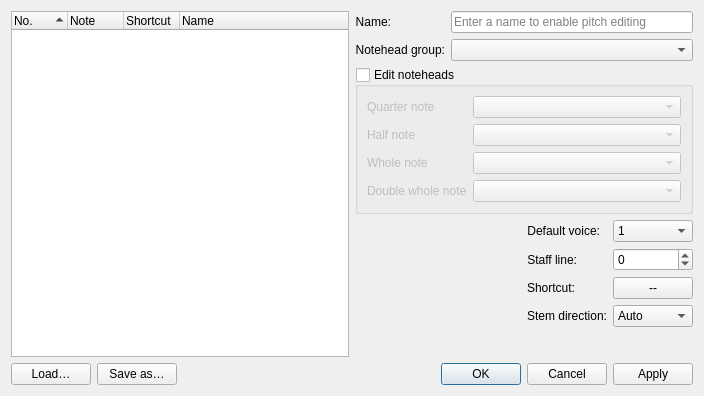
<?xml version="1.0" encoding="UTF-8"?>
<ui version="4.0">
 <class>EditDrumsetDialog</class>
 <widget class="QDialog" name="EditDrumsetDialog">
  <property name="geometry">
   <rect>
    <x>0</x>
    <y>0</y>
    <width>704</width>
    <height>396</height>
   </rect>
  </property>
  <property name="windowTitle">
   <string>Edit Drumset</string>
  </property>
  <layout class="QVBoxLayout" name="verticalLayout">
   <item>
    <layout class="QHBoxLayout" name="horizontalLayout_4">
     <item>
      <widget class="QTreeWidget" name="pitchList">
       <property name="minimumSize">
        <size>
         <width>250</width>
         <height>250</height>
        </size>
       </property>
       <property name="alternatingRowColors">
        <bool>true</bool>
       </property>
       <property name="indentation">
        <number>0</number>
       </property>
       <property name="rootIsDecorated">
        <bool>false</bool>
       </property>
       <property name="sortingEnabled">
        <bool>true</bool>
       </property>
       <property name="allColumnsShowFocus">
        <bool>true</bool>
       </property>
       <attribute name="headerMinimumSectionSize">
        <number>20</number>
       </attribute>
       <attribute name="headerDefaultSectionSize">
        <number>56</number>
       </attribute>
       <column>
        <property name="text">
         <string extracomment="Number">No.</string>
        </property>
       </column>
       <column>
        <property name="text">
         <string>Note</string>
        </property>
       </column>
       <column>
        <property name="text">
         <string>Shortcut</string>
        </property>
       </column>
       <column>
        <property name="text">
         <string>Name</string>
        </property>
       </column>
       <item>
        <property name="text">
         <string/>
        </property>
        <property name="text">
         <string/>
        </property>
        <property name="text">
         <string/>
        </property>
        <property name="text">
         <string/>
        </property>
       </item>
      </widget>
     </item>
     <item>
      <layout class="QFormLayout" name="formLayout_3">
       <item row="0" column="0">
        <widget class="QLabel" name="label">
         <property name="text">
          <string>Name:</string>
         </property>
         <property name="alignment">
          <set>Qt::AlignRight|Qt::AlignTrailing|Qt::AlignVCenter</set>
         </property>
         <property name="buddy">
          <cstring>name</cstring>
         </property>
        </widget>
       </item>
       <item row="0" column="1">
        <widget class="QLineEdit" name="name">
         <property name="placeholderText">
          <string>Enter a name to enable pitch editing</string>
         </property>
        </widget>
       </item>
       <item row="1" column="0">
        <widget class="QLabel" name="label_2">
         <property name="text">
          <string>Notehead group:</string>
         </property>
         <property name="alignment">
          <set>Qt::AlignRight|Qt::AlignTrailing|Qt::AlignVCenter</set>
         </property>
         <property name="buddy">
          <cstring>noteHead</cstring>
         </property>
        </widget>
       </item>
       <item row="1" column="1">
        <widget class="QComboBox" name="noteHead"/>
       </item>
       <item row="2" column="0" colspan="2">
        <widget class="QGroupBox" name="customGbox">
         <property name="title">
          <string>Edit noteheads</string>
         </property>
         <property name="checkable">
          <bool>true</bool>
         </property>
         <property name="checked">
          <bool>false</bool>
         </property>
         <layout class="QFormLayout" name="formLayout_2">
          <item row="0" column="0">
           <widget class="QLabel" name="quarterLbl">
            <property name="text">
             <string>Quarter note</string>
            </property>
            <property name="buddy">
             <cstring>quarterCmb</cstring>
            </property>
           </widget>
          </item>
          <item row="0" column="1">
           <widget class="QComboBox" name="quarterCmb"/>
          </item>
          <item row="1" column="0">
           <widget class="QLabel" name="halfLbl">
            <property name="text">
             <string>Half note</string>
            </property>
            <property name="buddy">
             <cstring>halfCmb</cstring>
            </property>
           </widget>
          </item>
          <item row="1" column="1">
           <widget class="QComboBox" name="halfCmb"/>
          </item>
          <item row="2" column="0">
           <widget class="QLabel" name="wholeLbl">
            <property name="text">
             <string>Whole note</string>
            </property>
            <property name="buddy">
             <cstring>wholeCmb</cstring>
            </property>
           </widget>
          </item>
          <item row="2" column="1">
           <widget class="QComboBox" name="wholeCmb"/>
          </item>
          <item row="3" column="0">
           <widget class="QLabel" name="doubleWholeLbl">
            <property name="text">
             <string>Double whole note</string>
            </property>
            <property name="buddy">
             <cstring>doubleWholeCmb</cstring>
            </property>
           </widget>
          </item>
          <item row="3" column="1">
           <widget class="QComboBox" name="doubleWholeCmb"/>
          </item>
         </layout>
        </widget>
       </item>
       <item row="3" column="0" colspan="2">
        <layout class="QHBoxLayout" name="horizontalLayout_2">
         <item>
          <spacer name="horizontalSpacer_3">
           <property name="orientation">
            <enum>Qt::Horizontal</enum>
           </property>
           <property name="sizeHint" stdset="0">
            <size>
             <width>0</width>
             <height>0</height>
            </size>
           </property>
          </spacer>
         </item>
         <item>
          <widget class="mu::palette::PaletteWidget" name="drumNote" native="true">
           <property name="sizePolicy">
            <sizepolicy hsizetype="Expanding" vsizetype="Expanding">
             <horstretch>0</horstretch>
             <verstretch>0</verstretch>
            </sizepolicy>
           </property>
           <property name="minimumSize">
            <size>
             <width>120</width>
             <height>0</height>
            </size>
           </property>
          </widget>
         </item>
         <item>
          <spacer name="horizontalSpacer_2">
           <property name="orientation">
            <enum>Qt::Horizontal</enum>
           </property>
           <property name="sizeHint" stdset="0">
            <size>
             <width>0</width>
             <height>0</height>
            </size>
           </property>
          </spacer>
         </item>
         <item>
          <layout class="QFormLayout" name="formLayout">
           <item row="0" column="0">
            <widget class="QLabel" name="label_5">
             <property name="text">
              <string>Default voice:</string>
             </property>
             <property name="alignment">
              <set>Qt::AlignRight|Qt::AlignTrailing|Qt::AlignVCenter</set>
             </property>
             <property name="buddy">
              <cstring>voice</cstring>
             </property>
            </widget>
           </item>
           <item row="0" column="1">
            <widget class="QComboBox" name="voice">
             <property name="minimumSize">
              <size>
               <width>50</width>
               <height>0</height>
              </size>
             </property>
             <item>
              <property name="text">
               <string>1</string>
              </property>
             </item>
             <item>
              <property name="text">
               <string>2</string>
              </property>
             </item>
             <item>
              <property name="text">
               <string>3</string>
              </property>
             </item>
             <item>
              <property name="text">
               <string>4</string>
              </property>
             </item>
            </widget>
           </item>
           <item row="1" column="0">
            <widget class="QLabel" name="label_3">
             <property name="text">
              <string>Staff line:</string>
             </property>
             <property name="alignment">
              <set>Qt::AlignRight|Qt::AlignTrailing|Qt::AlignVCenter</set>
             </property>
             <property name="buddy">
              <cstring>staffLine</cstring>
             </property>
            </widget>
           </item>
           <item row="1" column="1">
            <widget class="QSpinBox" name="staffLine">
             <property name="minimumSize">
              <size>
               <width>50</width>
               <height>0</height>
              </size>
             </property>
             <property name="minimum">
              <number>-12</number>
             </property>
            </widget>
           </item>
           <item row="2" column="0">
            <widget class="QLabel" name="label_6">
             <property name="text">
              <string>Shortcut:</string>
             </property>
             <property name="alignment">
              <set>Qt::AlignRight|Qt::AlignTrailing|Qt::AlignVCenter</set>
             </property>
            </widget>
           </item>
           <item row="3" column="0">
            <widget class="QLabel" name="label_4">
             <property name="text">
              <string>Stem direction:</string>
             </property>
             <property name="alignment">
              <set>Qt::AlignRight|Qt::AlignTrailing|Qt::AlignVCenter</set>
             </property>
             <property name="buddy">
              <cstring>stemDirection</cstring>
             </property>
            </widget>
           </item>
           <item row="3" column="1">
            <widget class="QComboBox" name="stemDirection">
             <property name="minimumSize">
              <size>
               <width>50</width>
               <height>0</height>
              </size>
             </property>
             <item>
              <property name="text">
               <string>Auto</string>
              </property>
             </item>
             <item>
              <property name="text">
               <string>Up</string>
              </property>
             </item>
             <item>
              <property name="text">
               <string>Down</string>
              </property>
             </item>
            </widget>
           </item>
           <item row="2" column="1">
            <widget class="QPushButton" name="shortcut">
             <property name="text">
              <string>--</string>
             </property>
            </widget>
           </item>
          </layout>
         </item>
        </layout>
       </item>
      </layout>
     </item>
    </layout>
   </item>
   <item>
    <layout class="QHBoxLayout" name="horizontalLayout">
     <item>
      <widget class="QPushButton" name="loadButton">
       <property name="text">
        <string>Load…</string>
       </property>
      </widget>
     </item>
     <item>
      <widget class="QPushButton" name="saveButton">
       <property name="text">
        <string>Save as…</string>
       </property>
      </widget>
     </item>
     <item>
      <spacer name="horizontalSpacer">
       <property name="orientation">
        <enum>Qt::Horizontal</enum>
       </property>
       <property name="sizeHint" stdset="0">
        <size>
         <width>0</width>
         <height>0</height>
        </size>
       </property>
      </spacer>
     </item>
     <item>
      <widget class="QDialogButtonBox" name="buttonBox">
       <property name="orientation">
        <enum>Qt::Horizontal</enum>
       </property>
       <property name="standardButtons">
        <set>QDialogButtonBox::Apply|QDialogButtonBox::Cancel|QDialogButtonBox::Ok</set>
       </property>
      </widget>
     </item>
    </layout>
   </item>
  </layout>
 </widget>
 <customwidgets>
  <customwidget>
   <class>mu::palette::PaletteWidget</class>
   <extends>QWidget</extends>
   <header>palette/view/widgets/palettewidget.h</header>
   <container>1</container>
  </customwidget>
 </customwidgets>
 <tabstops>
  <tabstop>pitchList</tabstop>
  <tabstop>name</tabstop>
  <tabstop>noteHead</tabstop>
  <tabstop>customGbox</tabstop>
  <tabstop>quarterCmb</tabstop>
  <tabstop>halfCmb</tabstop>
  <tabstop>wholeCmb</tabstop>
  <tabstop>doubleWholeCmb</tabstop>
  <tabstop>voice</tabstop>
  <tabstop>staffLine</tabstop>
  <tabstop>stemDirection</tabstop>
  <tabstop>loadButton</tabstop>
  <tabstop>saveButton</tabstop>
 </tabstops>
 <resources/>
 <connections>
  <connection>
   <sender>buttonBox</sender>
   <signal>accepted()</signal>
   <receiver>EditDrumsetDialog</receiver>
   <slot>accept()</slot>
   <hints>
    <hint type="sourcelabel">
     <x>248</x>
     <y>254</y>
    </hint>
    <hint type="destinationlabel">
     <x>157</x>
     <y>274</y>
    </hint>
   </hints>
  </connection>
  <connection>
   <sender>buttonBox</sender>
   <signal>rejected()</signal>
   <receiver>EditDrumsetDialog</receiver>
   <slot>reject()</slot>
   <hints>
    <hint type="sourcelabel">
     <x>316</x>
     <y>260</y>
    </hint>
    <hint type="destinationlabel">
     <x>286</x>
     <y>274</y>
    </hint>
   </hints>
  </connection>
 </connections>
</ui>
